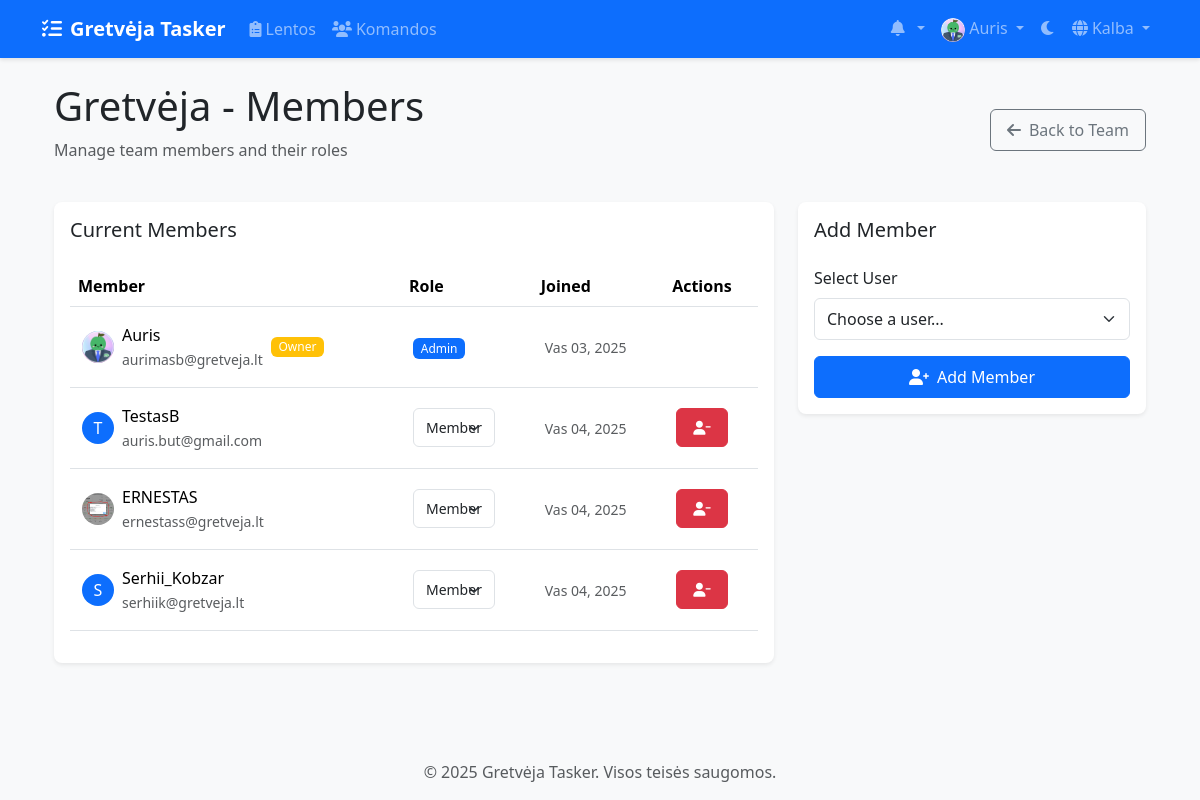
The app's page /lt/teams/1/members/ (signed in), older data.
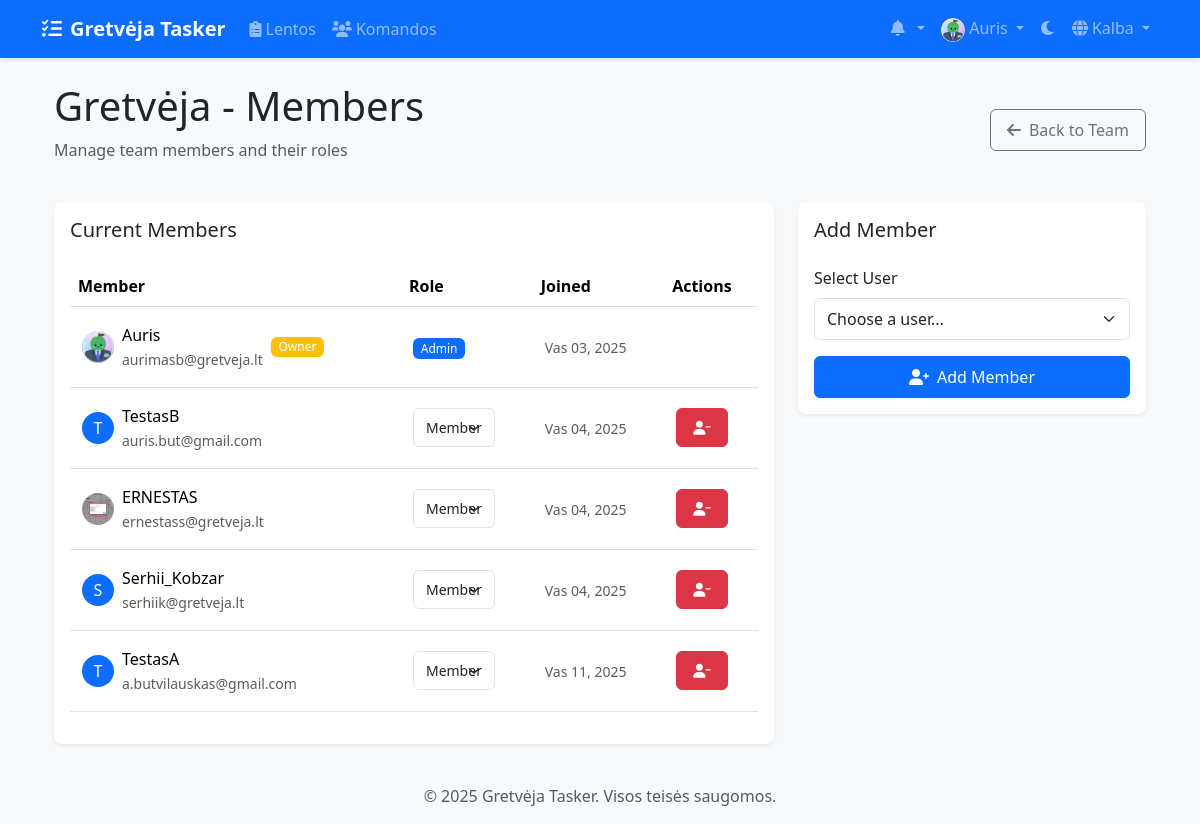
The same page, newer data.
### teams/models.py (models this page shows, shortened)
class TeamMembership(models.Model):
    ROLE_CHOICES = [
        ('member', 'Member'),
        ('admin', 'Admin'),
    ]
    team = models.ForeignKey(Team, on_delete=models.CASCADE)
    user = models.ForeignKey(settings.AUTH_USER_MODEL, on_delete=models.CASCADE)
    role = models.CharField(max_length=20, choices=ROLE_CHOICES, default='member')
    joined_at = models.DateTimeField(auto_now_add=True)
    class Meta:
        unique_together = ('team', 'user')

### accounts/models.py (models this page shows, shortened)
class CustomUser(AbstractUser):
    email = models.EmailField(_('email address'), unique=True)
    avatar = models.ImageField(upload_to='avatars/', null=True, blank=True)
    bio = models.TextField(max_length=500, blank=True)
    theme_preference = models.CharField(
        max_length=10,
        choices=[('light', 'Light'), ('dark', 'Dark')],
        default='light'
    )
    notification_preferences = models.JSONField(
        default=dict,
        help_text=_('User notification preferences')
    )
    class Meta:
        verbose_name = _('user')
        verbose_name_plural = _('users')

### teams/views/member_views.py (the view)
# urls.py: path('<int:team_id>/members/', views.team_members, name='team_members'),
@login_required
def team_members(request, team_id):
    team = get_object_or_404(Team, id=team_id)
    if not team.members.filter(id=request.user.id).exists():
        messages.error(request, "You don't have access to this team.")
        return redirect('teams:team_list')
    members = TeamService.get_member_info(team)
    users = User.objects.exclude(id__in=team.members.values_list('id', flat=True))
    return render(request, 'teams/team_members.html', {
        'team': team,
        'members': members,
        'users': users,
        'is_admin': can_manage_team(request.user, team)
    })

### teams/permissions.py (called while the page is built)
def can_manage_team(user, team):
    return team.owner == user or is_team_admin(user, team)

### teams/services/team_service.py (called while the page is built)
    @staticmethod
    def get_member_info(team):
        return team.teammembership_set.all().select_related('user')

### templates/teams/team_members.html (shortened to what the changed rows need)
{% extends 'base.html' %}
{% load static %}
{% block content %}
<div class="container">
    <div class="d-flex justify-content-between align-items-center mb-4">
        <div>
            <h1 class="mb-2">{{ team.name }} - Members</h1>
        </div>
    </div>
    <div class="row">
        <div class="col-lg-8">
            <div class="card shadow-sm">
                <div class="card-body">
                    <div class="table-responsive">
                        <table class="table table-hover align-middle">
                            <thead>
                                <tr>
                                    <th>Member</th>
                                    <th>Role</th>
                                    <th>Joined</th>
                                    {% if is_admin %}
                                    <th>Actions</th>
                                    {% endif %}
                                </tr>
                            </thead>
                            <tbody>
                                {% for membership in members %}
                                <tr>
                                    <td>
                                        <div class="d-flex align-items-center">
                                            {% if membership.user.avatar %}
                                                <img src="{{ membership.user.avatar.url }}" alt="Avatar"
                                                     class="rounded-circle me-2" width="32" height="32">
                                            {% else %}
                                                <div class="rounded-circle bg-primary text-white d-flex align-items-center justify-content-center me-2"
                                                     style="width: 32px; height: 32px;">
                                                    {{ membership.user.username|make_list|first|upper }}
                                                </div>
                                            {% endif %}
                                            <div>
                                                <div>{{ membership.user.username }}</div>
                                                <small class="text-muted">{{ membership.user.email }}</small>
                                            </div>
                                            {% if membership.user == team.owner %}
                                            <span class="badge bg-warning ms-2">Owner</span>
                                            {% endif %}
                                        </div>
                                    </td>
                                    <td>
                                        {% if is_admin and membership.user != team.owner %}
                                        <form method="post" action="{% url 'teams:change_member_role' team_id=team.id user_id=membership.user.id %}"
                                              class="d-flex align-items-center">
                                            <select name="role" class="form-select form-select-sm"
                                                    onchange="this.form.submit()" style="width: auto;">
                                                <option value="member" {% if membership.role == 'member' %}selected{% endif %}>
                                                    Member
                                                </option>
                                            </select>
                                        </form>
                                        {% else %}
                                        <span class="badge {% if membership.role == 'admin' %}bg-primary{% else %}bg-secondary{% endif %}">
                                            {{ membership.role|title }}
                                        </span>
                                        {% endif %}
                                    </td>
                                    <td>
                                        <small class="text-muted">
                                            {{ membership.joined_at|date:"M d, Y" }}
                                        </small>
                                    </td>
                                    {% if is_admin %}
                                    <td>
                                        {% if membership.user != team.owner %}
                                        <form method="post" action="{% url 'teams:remove_member' team_id=team.id user_id=membership.user.id %}"
                                              class="d-inline" onsubmit="return confirm('Are you sure you want to remove this member?');">
                                            <button type="submit" class="btn btn-sm btn-danger">
                                                <i class="fas fa-user-minus"></i>
                                            </button>
                                        </form>
                                        {% endif %}
                                    </td>
                                    {% endif %}
                                </tr>
                                {% endfor %}
                            </tbody>
                        </table>
                    </div>
                </div>
            </div>
        </div>
    </div>
</div>
{% endblock %}

Row changes from the older to the newer data that the page shows:
added TeamMembership: user.username|make_list "T", user.username "TestasA", user.email "a.butvilauskas@gmail.com", role "Member", joined_at "Vas 11, 2025"
